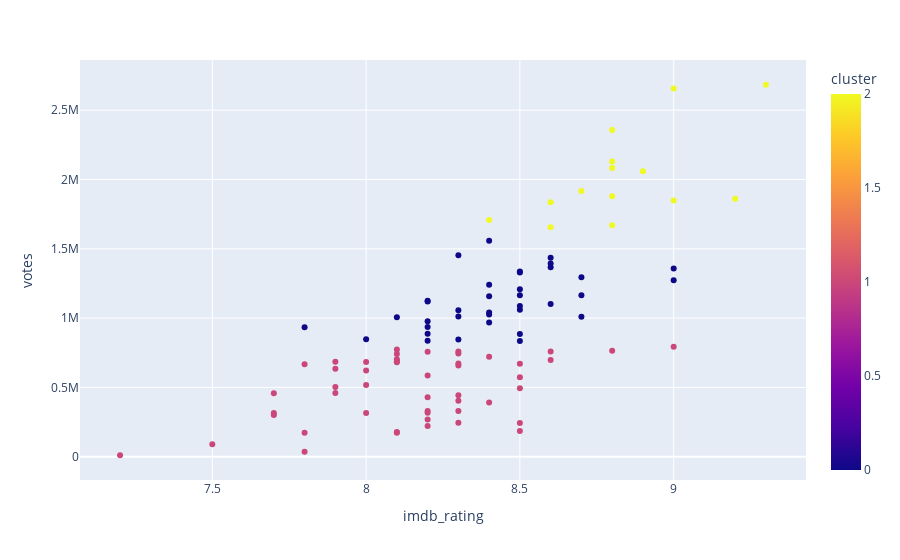

Here is the notebook cell this chart was saved with:
### Code cell
# It seems that votes and imdb_rating are the variables who defines the clusters
# Plot the clusters with plotly
# create a scatter plot with color-coded clusters
fig = px.scatter(movies, x='imdb_rating', y='votes', color='cluster')
fig

# We have three levels: high votes, medium votes and low votes

### Figure 1 — Plotly figure (JSON) as saved in the notebook; plotly's stock layout.template omitted (floating-point values rounded to 4 significant figures)
{"data": [{"hovertemplate": "imdb_rating=%{x}<br>votes=%{y}<br>cluster=%{marker.color}<extra></extra>", "legendgroup": "", "marker": {"color": [2, 0, 0, 2, 0, 1, 0, 0, 2, 0, 2, 0, 1, 0, 2, 2, 0, 1, 1, 2, 1, 1, 2, 0, 0, 0, 1, 0, 2, 1, 0, 1, 1, 0, 0, 1, 0, 0, 0, 1, 2, 1, 0, 0, 1, 1, 1, 0, 1, 1, 1, 1, 1, 1, 0, 2, 0, 0, 1, 1, 1, 0, 0, 1, 1, 1, 1, 1, 0, 1, 1, 2, 1, 1, 1, 1, 0, 1, 2, 0, 1, 0, 1, 1, 1, 0, 0, 0, 1, 1, 1, 1, 1, 1, 0, 1, 0, 1, 2], "coloraxis": "coloraxis", "symbol": "circle"}, "mode": "markers", "name": "", "orientation": "v", "showlegend": false, "type": "scatter", "x": [9.2, 8.6, 8.7, 9.3, 8.4, 8.5, 8.7, 8.4, 9, 8.6, 9, 9, 8.4, 9, 8.8, 8.8, 8.5, 8.2, 8.1, 8.6, 8.5, 9, 8.8, 8.6, 8.3, 8.2, 8.2, 8.2, 8.9, 8.2, 8.5, 8.3, 8.5, 8.5, 8.5, 8.3, 8.7, 8.4, 8.4, 7.7, 8.8, 8.3, 8.4, 8.6, 8, 8, 8.3, 8.2, 7.2, 8.8, 8.3, 8.5, 7.7, 8.3, 8.3, 8.8, 8.2, 8.4, 7.9, 8.1, 8.4, 8.5, 8.2, 8.2, 8.6, 7.8, 8.1, 7.9, 8, 8.3, 8.1, 8.6, 8.2, 8.1, 8, 8.6, 8.5, 8, 8.4, 7.8, 7.8, 8.1, 8.1, 8.2, 7.7, 8.3, 8.5, 8.2, 7.9, 7.5, 7.9, 7.8, 8.2, 8.3, 8.5, 8.1, 8.3, 8.5, 8.7], "xaxis": "x", "y": [1860471, 1435344, 1294805, 2683302, 1025560, 574092, 1010102, 969143, 1849082, 1367430, 2656768, 1273349, 720623, 1357621, 2356293, 1878557, 885635, 269346, 773425, 1655745, 669994, 792729, 1669715, 1101850, 1056750, 887967, 317621, 836871, 2058574, 222540, 1060900, 330232, 493926, 1164087, 1208582, 444359, 1164128, 1241252, 1157536, 301756, 2082477, 244548, 1040416, 1394262, 517528, 683379, 671980, 1119120, 10748, 763678, 759411, 244162, 458613, 745546, 845362, 2128902, 977336, 1557890, 503642, 741322, 391480, 1336235, 1125038, 329110, 758914, 35528, 681256, 634357, 848344, 404626, 690138, 1835790, 428474, 173206, 621205, 697226, 834842, 315037, 1708002, 933771, 667864, 1006158, 703824, 758057, 315173, 1453288, 1328252, 935549, 685403, 89819, 459918, 172759, 585555, 658033, 1087832, 178888, 1011004, 186059, 1916083], "yaxis": "y"}], "layout": {"coloraxis": {"colorbar": {"title": {"text": "cluster"}}, "colorscale": [[0, "#0d0887"], [0.1111, "#46039f"], [0.2222, "#7201a8"], [0.3333, "#9c179e"], [0.4444, "#bd3786"], [0.5556, "#d8576b"], [0.6667, "#ed7953"], [0.7778, "#fb9f3a"], [0.8889, "#fdca26"], [1, "#f0f921"]]}, "legend": {"tracegroupgap": 0}, "margin": {"t": 60}, "xaxis": {"anchor": "y", "domain": [0, 1], "title": {"text": "imdb_rating"}}, "yaxis": {"anchor": "x", "domain": [0, 1], "title": {"text": "votes"}}}}
